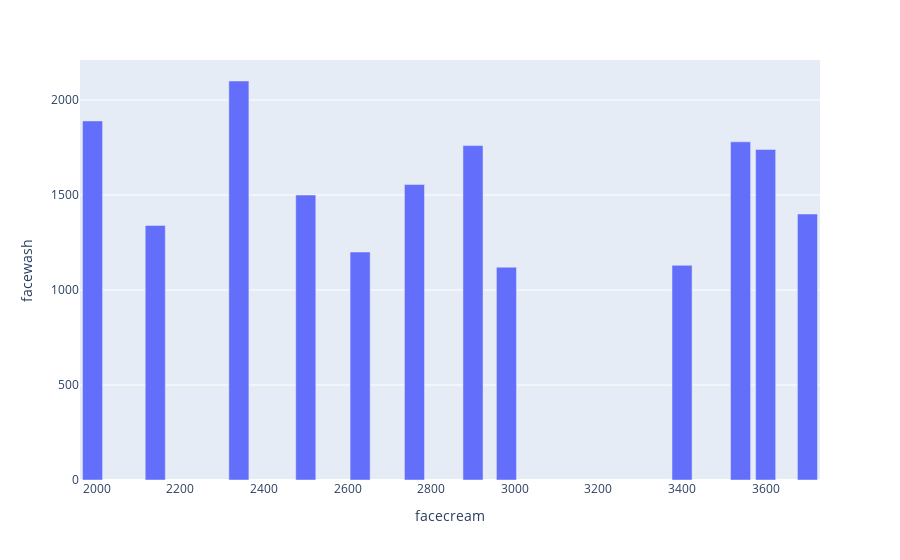

Notebook code for this chart:
### Code cell
fig = px.bar(df, x='facecream', y='facewash')
fig.show()

### Figure 1 — Plotly figure (JSON) as saved in the notebook; plotly's stock layout.template omitted (floating-point values rounded to 4 significant figures)
{"data": [{"alignmentgroup": "True", "hovertemplate": "facecream=%{x}<br>facewash=%{y}<extra></extra>", "legendgroup": "", "marker": {"color": "#636efa", "pattern": {"shape": ""}}, "name": "", "offsetgroup": "", "orientation": "v", "showlegend": false, "textposition": "auto", "type": "bar", "x": [2500, 2630, 2140, 3400, 3600, 2760, 2980, 3700, 3540, 1990, 2340, 2900], "xaxis": "x", "y": [1500, 1200, 1340, 1130, 1740, 1555, 1120, 1400, 1780, 1890, 2100, 1760], "yaxis": "y"}], "layout": {"barmode": "relative", "legend": {"tracegroupgap": 0}, "margin": {"t": 60}, "xaxis": {"anchor": "y", "domain": [0, 1], "title": {"text": "facecream"}}, "yaxis": {"anchor": "x", "domain": [0, 1], "title": {"text": "facewash"}}}}
